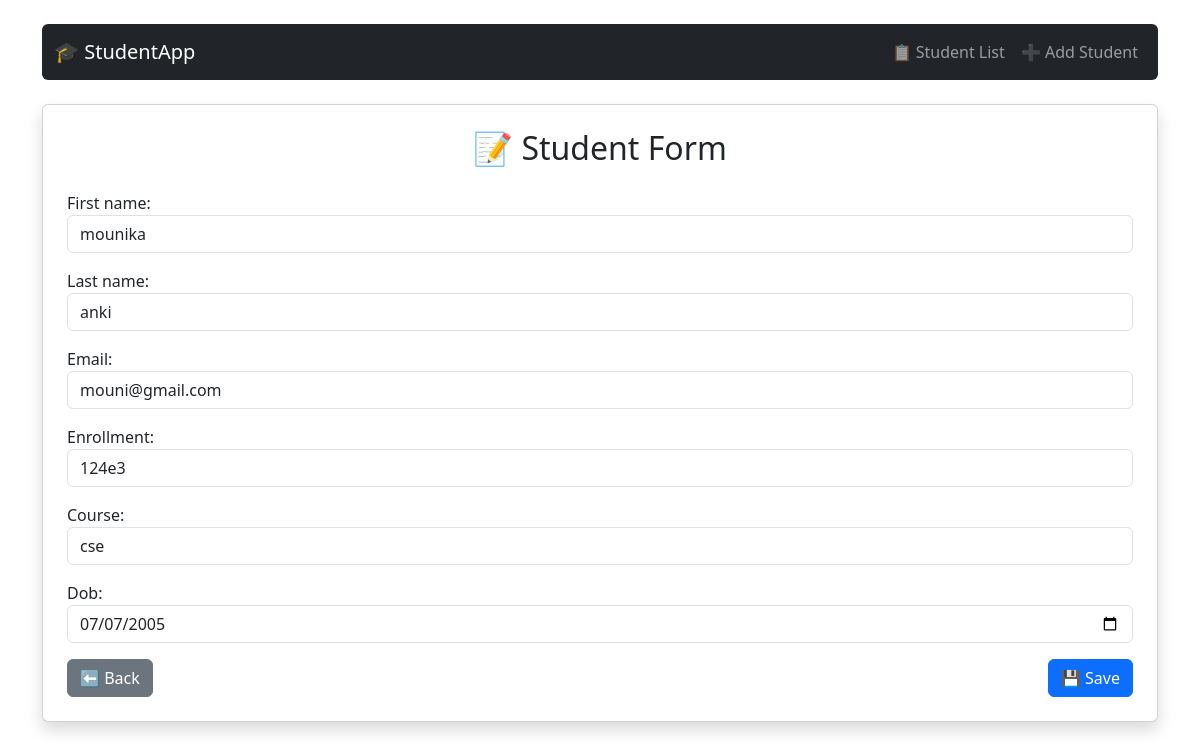
Page /students/1/edit/ on the committed database.
### student/models.py (models this page shows, shortened)
class Student(models.Model):
    first_name = models.CharField(max_length=100)
    last_name = models.CharField(max_length=100)
    email = models.EmailField(unique=True)
    enrollment = models.CharField(max_length=50, unique=True)
    course = models.CharField(max_length=100)
    dob = models.DateField()

### student/views.py (the view)
# urls.py: path('<int:pk>/edit/', views.student_update, name='student_update'),
def student_update(request, pk):
    student = get_object_or_404(Student, pk=pk)
    if request.method == 'POST':
        form = StudentForm(request.POST, instance=student)
        if form.is_valid():
            form.save()
            return redirect('student_list')
    else:
        form = StudentForm(instance=student)
    return render(request, 'student/student_form.html', {'form': form})

### student/forms.py
class StudentForm(forms.ModelForm):
    class Meta:
        model = Student
        fields = ['first_name', 'last_name', 'email', 'enrollment', 'course', 'dob']
        widgets = {
            'dob': forms.DateInput(attrs={'type': 'date', 'class': 'form-control'}),
            'first_name': forms.TextInput(attrs={'class': 'form-control'}),
            'last_name': forms.TextInput(attrs={'class': 'form-control'}),
            'email': forms.EmailInput(attrs={'class': 'form-control'}),
            'enrollment': forms.TextInput(attrs={'class': 'form-control'}),
            'course': forms.TextInput(attrs={'class': 'form-control'}),
        }

### student/templates/student/student_form.html (shortened to what this page needs)
<!DOCTYPE html>
<html>
<head>
    <link href="https://cdn.jsdelivr.net/npm/bootstrap@5.3.3/dist/css/bootstrap.min.css" rel="stylesheet">
</head>
<body class="container py-4">
    <nav class="navbar navbar-expand-lg navbar-dark bg-dark mb-4 rounded">
        <div class="container-fluid">
            <a class="navbar-brand" href="{% url 'student_list' %}">🎓 StudentApp</a>
            <div class="collapse navbar-collapse">
                <ul class="navbar-nav ms-auto">
                    <li class="nav-item">
                        <a class="nav-link" href="{% url 'student_list' %}">📋 Student List</a>
                    </li>
                    <li class="nav-item">
                        <a class="nav-link" href="{% url 'student_create' %}">➕ Add Student</a>
                    </li>
                </ul>
            </div>
        </div>
    </nav>
    <div class="card shadow p-4">
        <h2 class="mb-4 text-center">📝 Student Form</h2>
        <form method="post">
            {{ form.as_p }}
            <div class="d-flex justify-content-between">
                <a href="{% url 'student_list' %}" class="btn btn-secondary">⬅ Back</a>
                <button type="submit" class="btn btn-primary">💾 Save</button>
            </div>
        </form>
    </div>
</body>
</html>

### rows in the picture
Student: first_name "mounika", last_name "anki", email "mouni@gmail.com", enrollment "124e3", course "cse", dob "07/07/2005"
